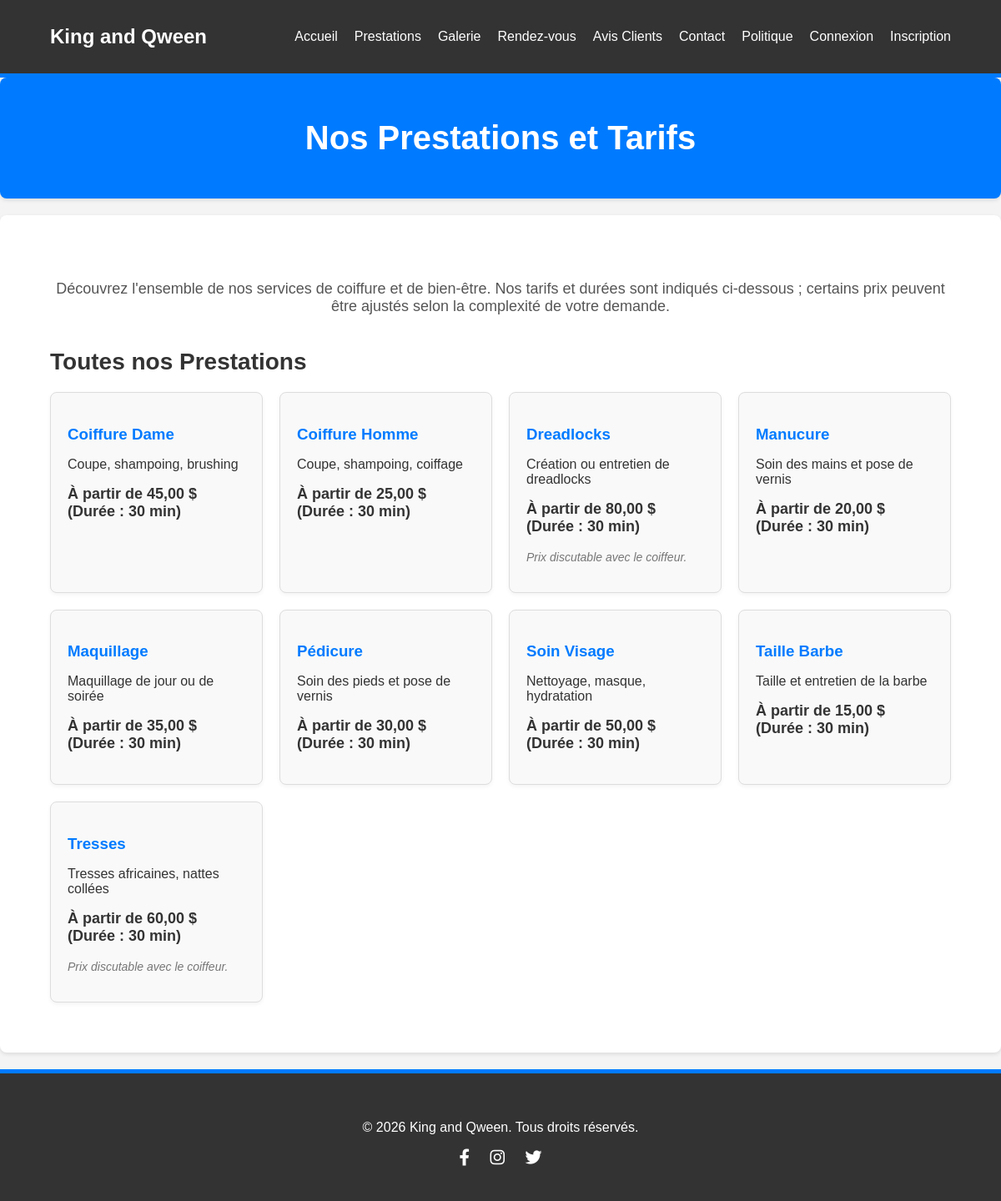
/frontend/prestations.php, run on an earlier commit of the app's database.
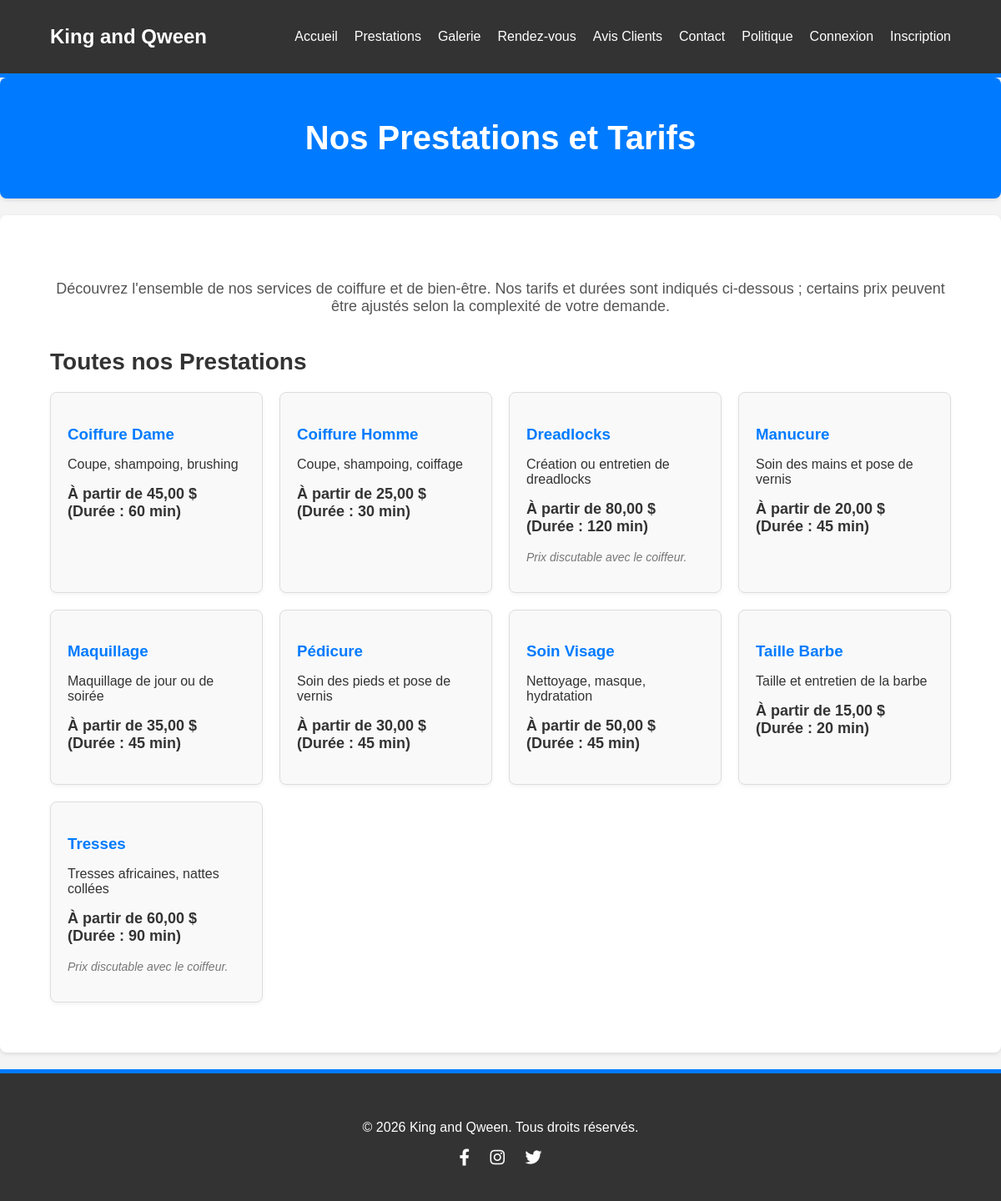
And on a later commit of the database.
### tables this page shows
CREATE TABLE `services` (
  `id` int(11) NOT NULL AUTO_INCREMENT,
  `nom` varchar(255) NOT NULL,
  `description` text,
  `prix_depart` decimal(10,2) NOT NULL,
  `duree_minutes` int(11) NOT NULL DEFAULT 30,
  `prix_discutable` tinyint(1) DEFAULT 0,
  `created_at` datetime DEFAULT CURRENT_TIMESTAMP,
  PRIMARY KEY (`id`),
  CONSTRAINT `chk_services_prix` CHECK (`prix_depart` >= 0),
  CONSTRAINT `chk_services_duree` CHECK (`duree_minutes` > 0)
);

### frontend/prestations.php (the view, shortened to what this page needs)
<?php
require_once __DIR__ . "/../includes/db.php";
$services = [];
$sql = "SELECT id, nom, description, prix_depart, COALESCE(duree_minutes, 30) AS duree_minutes, prix_discutable FROM services ORDER BY nom ASC";
if ($result = $mysqli->query($sql)) {
    while ($row = $result->fetch_assoc()) {
        $services[] = $row;
    }
}
include __DIR__ . "/../includes/header.php";
?>
<section class="page-title">
    <div class="container">
        <h1>Nos Prestations et Tarifs</h1>
    </div>
</section>
<section class="services-list">
    <div class="container">
        <p class="intro-text">Découvrez l'ensemble de nos services de coiffure et de bien-être. Nos tarifs et durées sont indiqués ci-dessous ; certains prix peuvent être ajustés selon la complexité de votre demande.</p>
        <div class="service-category">
            <h2>Toutes nos Prestations</h2>
            <div class="service-grid">
                <?php foreach ($services as $service): ?>
                    <div class="service-item">
                        <h3><?php echo htmlspecialchars($service["nom"]); ?></h3>
                        <p><?php echo nl2br(htmlspecialchars($service["description"] ?? '')); ?></p>
                        <p class="price">
                            À partir de <strong><?php echo number_format((float) $service["prix_depart"], 2, ",", " "); ?> $</strong>
                            <span>(Durée : <?php echo (int) $service["duree_minutes"]; ?> min)</span>
                        </p>
                        <?php if (!empty($service["prix_discutable"])): ?>
                            <p class="note"><em>Prix discutable avec le coiffeur.</em></p>
                        <?php endif; ?>
                    </div>
                <?php endforeach; ?>
            </div>
        </div>
    </div>
</section>
<?php include __DIR__ . "/../includes/footer.php"; ?>

What changed in the data, as far as the page shows it:
changed services "Coiffure Dame": duree_minutes "30" → "60"
changed services "Dreadlocks": duree_minutes "30" → "120"
changed services "Manucure": duree_minutes "30" → "45"
changed services "Maquillage": duree_minutes "30" → "45"
changed services "Pédicure": duree_minutes "30" → "45"
changed services "Soin Visage": duree_minutes "30" → "45"
changed services "Taille Barbe": duree_minutes "30" → "20"
changed services "Tresses": duree_minutes "30" → "90"
